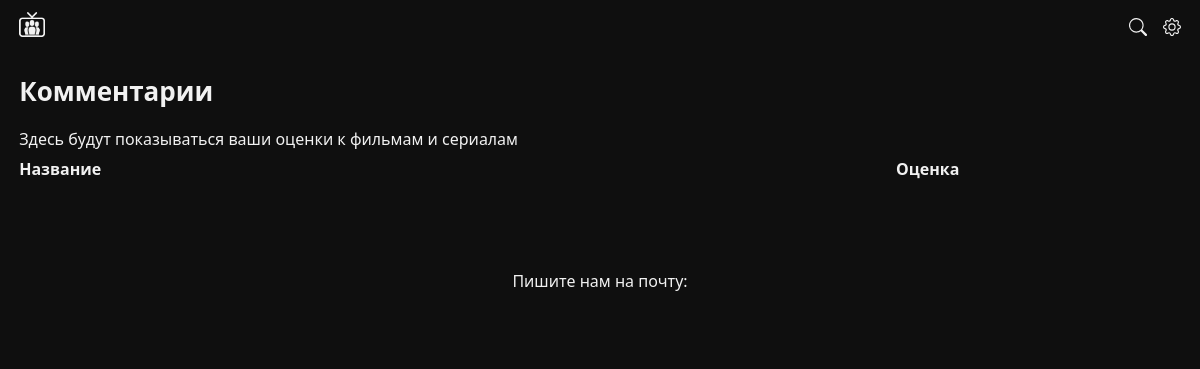
/users/profile/comment-list (signed in), run on an earlier commit of the app's database.
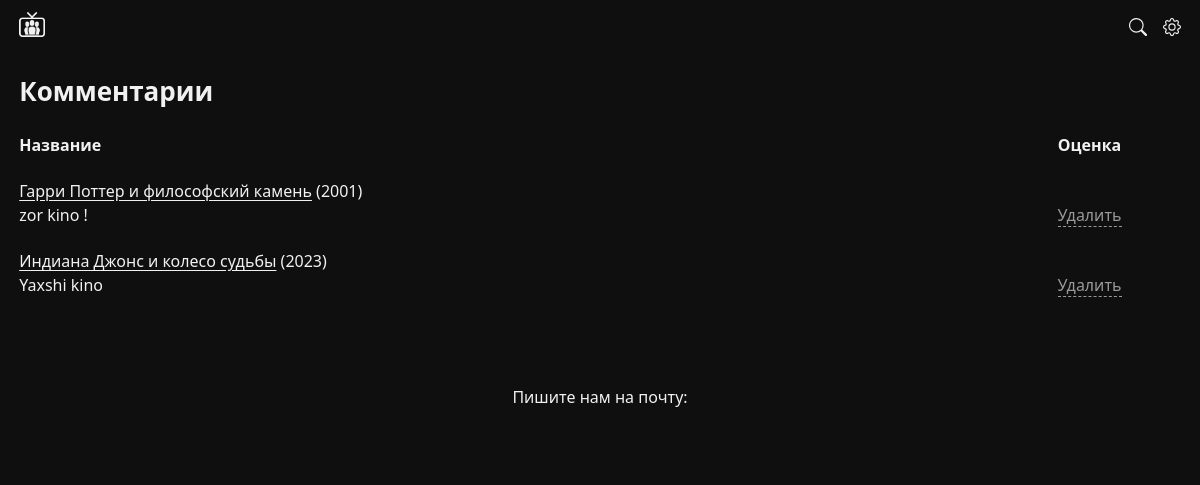
And on a later commit of the database.
### movie/models.py (models this page shows, shortened)
class Comment(models.Model):
    author = models.CharField(max_length=150, default="Гость")
    comment = models.TextField()
    movie = models.ForeignKey(Movie, on_delete=models.CASCADE, related_name="comments")
    commented_time = models.DateTimeField(auto_now_add=True)

class Movie(models.Model):
    cover = models.ImageField(upload_to="movie_posters/", blank=True)
    title = models.CharField("Title", max_length=250)
    slug = models.SlugField("*", max_length=250)
    origin_title = models.CharField("Origin title", max_length=250, blank=True)
    category = models.ForeignKey(Category, on_delete=models.PROTECT, related_name="movies")
    genres = models.ManyToManyField(Genre)
    country = CountryField(multiple=True)
    year = models.PositiveSmallIntegerField(default=0)
    kp_rating = models.FloatField(blank=True)
    imdb_rating = models.FloatField(blank=True)
    quality = models.CharField(max_length=150, choices=QUALITIES)
    drafts = models.BooleanField(default=False)
    duration = models.CharField(max_length=150, blank=True)
    description = models.TextField(blank=True)
    sd_file_url = models.URLField(blank=True)
    hd_file_url = models.URLField(blank=True)

### users/views.py (the view)
# urls.py: path("profile/comment-list", views.CommentListView.as_view(), name="comment_list"),
class CommentListView(ListView):
    model = Comment
    template_name = "comments.html"
    def get_queryset(self):
        qs = Comment.objects.filter(author__icontains=self.request.user.first_name)
        return qs

### movie/context_pro.py (called while the page is built)
def get_context(request):
    max_val = Movie.objects.last().ratings.aggregate(Max("value"))['value__max']
    min_val = Movie.objects.last().ratings.aggregate(Min("value"))['value__min']
    avg_val = Movie.objects.last().ratings.aggregate(Avg("value"))['value__avg']
    print(max_val)
    print(min_val)
    print(avg_val)
    if "category" in request.path:
        context = {
            "genres":Genre.objects.all(),
            "movie_countries":get_movie_countries(),
            "movie_years":get_movie_year(),
            "qualities":["BDRip","HDRip","TS"]
            }
        return context
    else:
        return {}

### templates/comments.html (shortened to what this page needs)
{% extends 'base.html' %}
{% load static %}
{% load countries %}
{% block content %}
<div id="main">
    <div class="container">
        <h1>Комментарии</h1>
        <table id="history_table">
            <thead>
                <tr>
                    <th>Название</th>
                    <th style="text-align: center;">Оценка</th>
                </tr>
            </thead>
            <tbody>
                {% for comment in object_list %}
                <tr>
                    <td>
                        <a href="#"
                            title="{{rating.movie.title}}" class="link">
                        {{comment.movie.title}}</a> ({{comment.movie.year}})<br>
                        <span>
                            {{comment.comment}}
                        </span>
                    </td>
                    <td style="text-align: center;">
                        <br>
                        <a href="{% url 'users:delete_comment' comment.id %}" class="muted remove" data-id="229853">Удалить</a>
                    </td>
                </tr>
                {% empty %}
                <p>Здесь будут показываться ваши оценки к фильмам и сериалам</p>
                {% endfor %}
            </tbody>
        </table>
        <br>
    </div>
</div>
{% endblock %}

What changed in the data, as far as the page shows it:
added Comment: movie "Гарри Поттер и философский камень", movie.year "2001", comment "zor kino !"
added Comment: movie "Индиана Джонс и колесо судьбы", movie.year "2023", comment "Yaxshi kino"
Also different on the page:
text no longer shown: "Здесь будут показываться ваши оценки к фильмам и сериалам"
